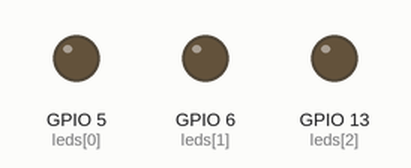
The program below on a simulated Raspberry Pi (BCM pin numbers). Shown: output pins drawn as LEDs (lit = HIGH).

Above: at 0.5 s.
At 2.5 s:
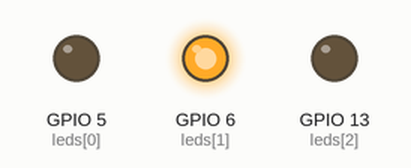
At 3.5 s:
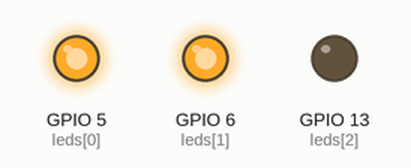
At 4.5 s:
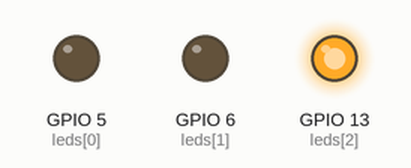
At 6.5 s:
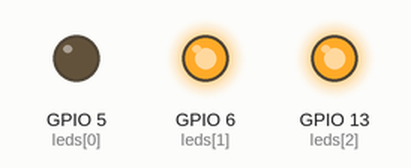
At 9.5 s:
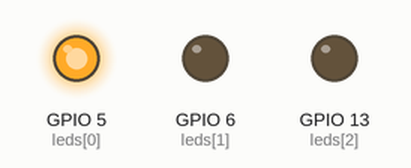
Timing chart, 0 to 10.4 s (numbered marks = the images above):
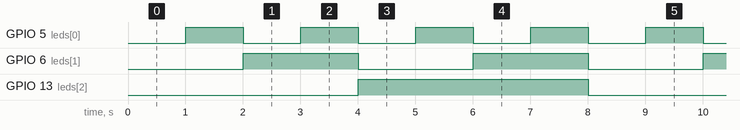

Measured:
- by itself, GPIO 5 (leds[0]): alternates HIGH for 1.0 s and LOW for 1.0 s
- by itself, GPIO 6 (leds[1]): alternates HIGH for 2.0 s and LOW for 2.0 s
- by itself, GPIO 13 (leds[2]): alternates HIGH for 4.0 s and LOW for 4.0 s

The program:

counter8_src.py
```python
#!/usr/bin/env python3
from gpiozero import LED
from signal import signal, SIGINT, SIGTERM
from time import sleep
import sys

# GPIO 핀 번호 설정 (BCM 기준)
gpio_pins = [5, 6, 13]  # BCM 번호 기준으로 작성

# LED 객체 생성
leds = [LED(pin) for pin in gpio_pins]

# 종료 시 모든 핀 LOW
def cleanup(signum, frame):
    print("\n종료 중: GPIO 핀 LOW로 초기화 중...")
    for led in leds:
        led.off()
    sys.exit(0)

# 시그널 핸들링 등록
signal(SIGINT, cleanup)
signal(SIGTERM, cleanup)

# 3비트 값을 핀 상태로 설정
def set_pin_states(value):
    for i, led in enumerate(leds):
        if (value >> i) & 1:
            led.on()
        else:
            led.off()

# 메인 루프
try:
    while True:
        for i in range(8):
            set_pin_states(i)
            sleep(1)
except KeyboardInterrupt:
    cleanup(None, None)
```
